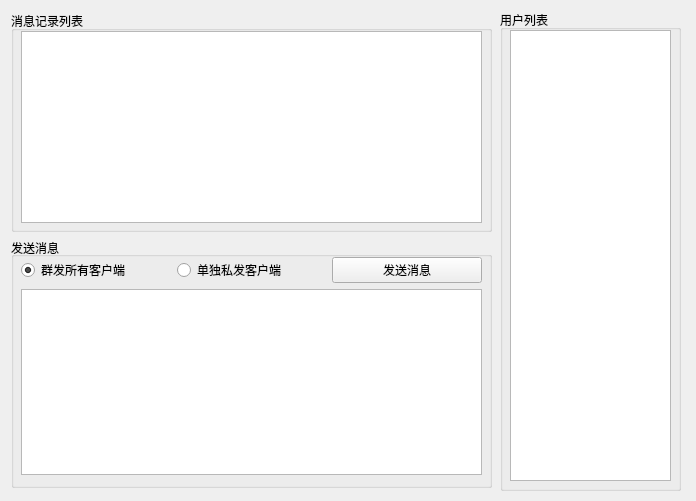
<?xml version="1.0" encoding="UTF-8"?>
<ui version="4.0">
 <class>Widget</class>
 <widget class="QWidget" name="Widget">
  <property name="geometry">
   <rect>
    <x>0</x>
    <y>0</y>
    <width>696</width>
    <height>501</height>
   </rect>
  </property>
  <property name="windowTitle">
   <string>websocket服务端</string>
  </property>
  <widget class="QGroupBox" name="groupBox">
   <property name="geometry">
    <rect>
     <x>11</x>
     <y>11</y>
     <width>481</width>
     <height>221</height>
    </rect>
   </property>
   <property name="title">
    <string>消息记录列表</string>
   </property>
   <widget class="QPlainTextEdit" name="content_pedit">
    <property name="geometry">
     <rect>
      <x>10</x>
      <y>20</y>
      <width>461</width>
      <height>192</height>
     </rect>
    </property>
   </widget>
  </widget>
  <widget class="QGroupBox" name="groupBox_2">
   <property name="geometry">
    <rect>
     <x>11</x>
     <y>237</y>
     <width>481</width>
     <height>251</height>
    </rect>
   </property>
   <property name="title">
    <string>发送消息</string>
   </property>
   <property name="alignment">
    <set>Qt::AlignmentFlag::AlignLeading|Qt::AlignmentFlag::AlignLeft|Qt::AlignmentFlag::AlignVCenter</set>
   </property>
   <widget class="QWidget" name="">
    <property name="geometry">
     <rect>
      <x>10</x>
      <y>20</y>
      <width>461</width>
      <height>218</height>
     </rect>
    </property>
    <layout class="QVBoxLayout" name="verticalLayout">
     <item>
      <layout class="QHBoxLayout" name="horizontalLayout">
       <item>
        <widget class="QRadioButton" name="radioButton">
         <property name="text">
          <string>群发所有客户端</string>
         </property>
         <property name="checked">
          <bool>true</bool>
         </property>
        </widget>
       </item>
       <item>
        <widget class="QRadioButton" name="radioButton_2">
         <property name="text">
          <string>单独私发客户端</string>
         </property>
        </widget>
       </item>
       <item>
        <widget class="QPushButton" name="send_btn">
         <property name="text">
          <string>发送消息</string>
         </property>
        </widget>
       </item>
      </layout>
     </item>
     <item>
      <widget class="QTextEdit" name="msg_edit"/>
     </item>
    </layout>
   </widget>
  </widget>
  <widget class="QGroupBox" name="groupBox_3">
   <property name="geometry">
    <rect>
     <x>500</x>
     <y>10</y>
     <width>181</width>
     <height>481</height>
    </rect>
   </property>
   <property name="title">
    <string>用户列表</string>
   </property>
   <widget class="QListWidget" name="listWidget">
    <property name="geometry">
     <rect>
      <x>10</x>
      <y>20</y>
      <width>161</width>
      <height>451</height>
     </rect>
    </property>
   </widget>
  </widget>
  <zorder>groupBox_3</zorder>
  <zorder>groupBox_2</zorder>
  <zorder>groupBox</zorder>
  <zorder>radioButton</zorder>
  <zorder>radioButton_2</zorder>
  <zorder>msg_edit</zorder>
  <zorder>send_btn</zorder>
  <zorder></zorder>
 </widget>
 <resources/>
 <connections/>
</ui>
